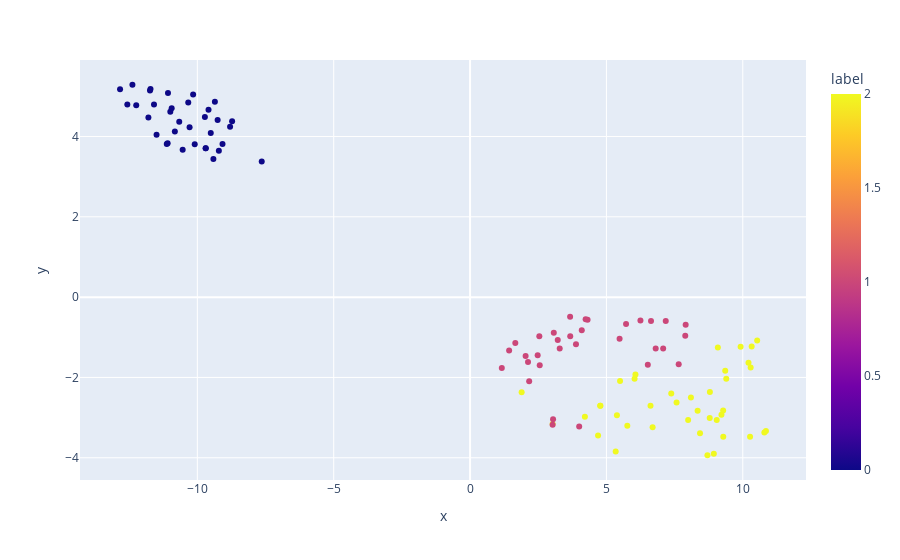

Here is the notebook cell this chart was saved with:
### Code cell
df_plot = pd.DataFrame({
    "x": projections[:, 0],
    "y": projections[:, 1],
    "label": y_train
})

fig = px.scatter(df_plot, x='x', y='y', color='label')
fig.show()
